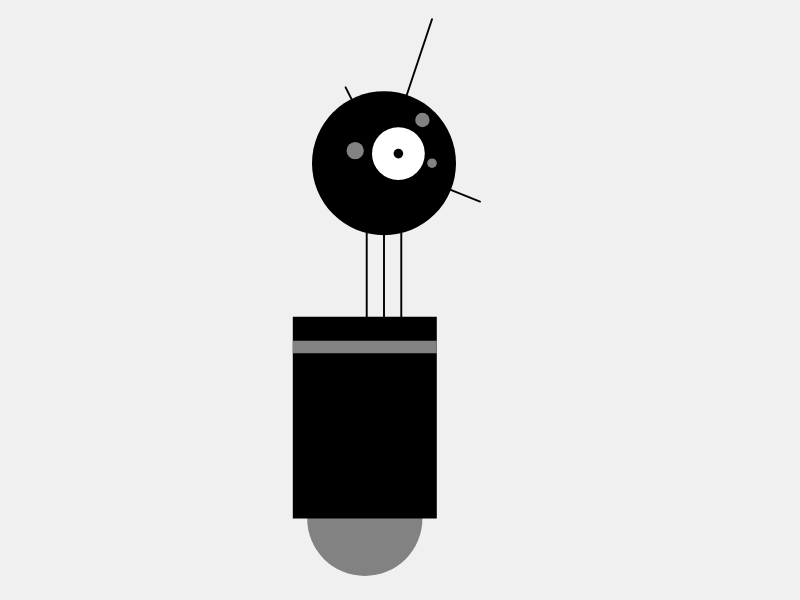
Frame 1 (no input)
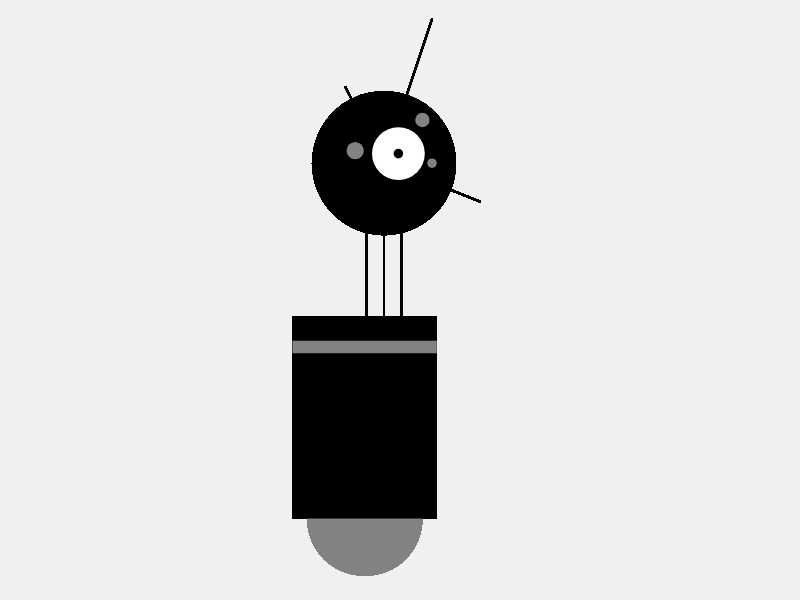
Frame 60 (no input)
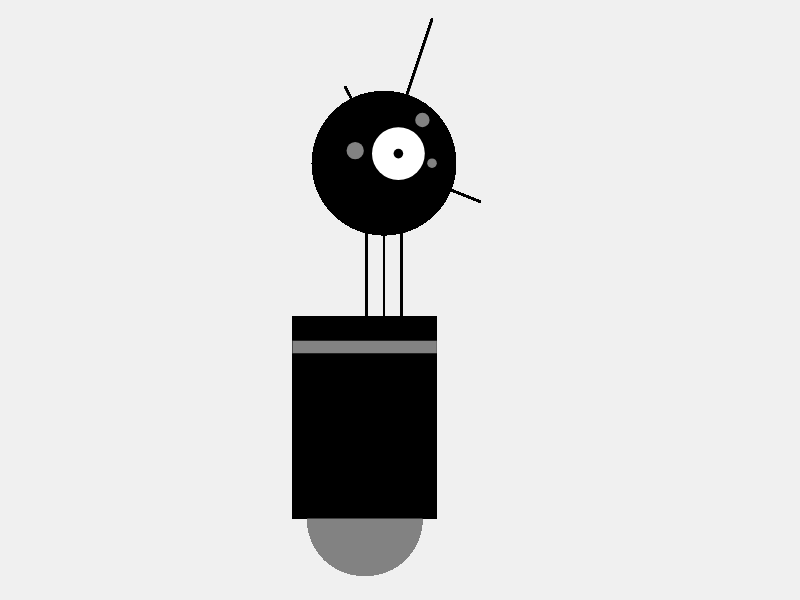
Frame 120 (the mouse pressed at the canvas centre since frame 60)

The p5.js sketch that drew these frames (run headless with seeded random() and noise() and a simulated clock; from frame 60 on, the mouse is pressed at the canvas centre):

// p5.js sketch
// ── sketch.js
function setup() {
  createCanvas(800,600);
  background(240);
}

function draw() {
  scale(0.96,0.96);
  
  // lines
  strokeWeight(2);
  stroke(0);
  line(width/2,170,width/2-40,91);
  line(width/2,170,width/2+50,20);
  line(width/2,170,width/2+100,210);
  
  // vertical lines
  line(width/2,170,width/2,430);
  line(width/2-18,170,width/2-18,430);
  line(width/2+18,170,width/2+18,430);
  
  // circles
  noStroke();
  
  fill(0);                         // testa
  ellipse(width/2,170,150,150);
  
  fill(255);                       // bianco  
  ellipse(415,160,55,55);
  
  fill(0);                         // pupilla
  ellipse(415,160,10,10);

  fill(130);                         // grigio 1
  ellipse(370,157,18,18);

  fill(130);                         // grigio 2
  ellipse(440,125,15,15);

  fill(130);                         // grigio 3
  ellipse(450,170,10,10);
  
  // grey circle
  fill(130);
  ellipse(width/2-20,height/2+240,120,120);
  
  // rect
  fill(0);
  rect(width/2-95,height/2+30,150,210);
  
  // grey bar
  fill(130);
  rect(width/2-95,height/2+55,150,13);
  
  
  
  
  
  
  
  
  
  
  
}
